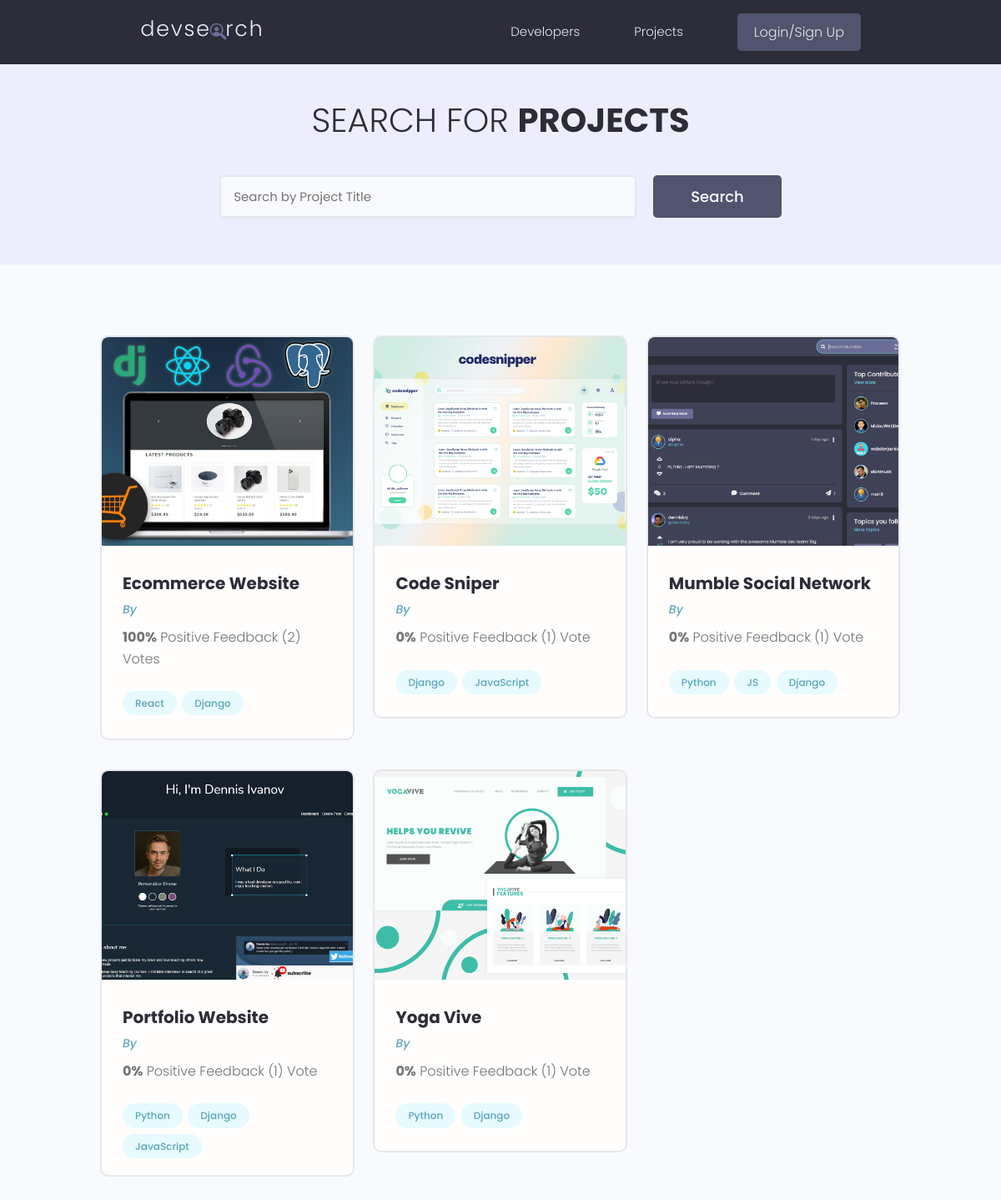
/projects/, run on the app's committed database.
### projects/models.py (models this page shows, shortened)
class Project(models.Model):
    owner = models.ForeignKey(
        Profile, null=True, blank=True, on_delete=models.CASCADE)
    title = models.CharField(max_length=200)
    description = models.TextField(null=True, blank=True)
    featured_image = models.ImageField(
        null=True, blank=True, default="default.jpg")
    demo_link = models.CharField(max_length=2000, null=True, blank=True)
    source_link = models.CharField(max_length=2000, null=True, blank=True)
    tags = models.ManyToManyField('Tag', blank=True)
    vote_total = models.IntegerField(default=0, null=True, blank=True)
    vote_ratio = models.IntegerField(default=0, null=True, blank=True)
    created = models.DateTimeField(auto_now_add=True)
    id = models.UUIDField(default=uuid.uuid4, unique=True,
                          primary_key=True, editable=False)
    class Meta:
        ordering = ['-vote_ratio', '-vote_total', 'title']
    @property
    def imageURL(self):
        try:
            url = self.featured_image.url
        except:
            url = ''
        return url

class Tag(models.Model):
    name = models.CharField(max_length=200)
    created = models.DateTimeField(auto_now_add=True)
    id = models.UUIDField(default=uuid.uuid4, unique=True,
                          primary_key=True, editable=False)
    def __str__(self):
        return self.name

### projects/views.py (the view)
# urls.py: path('projects/', views.getProjects),
def projects(request):
    projects, search_query = searchProjects(request)
    custom_range, projects = paginateProjects(request, projects, 6)
    context = {'projects': projects,
               'search_query': search_query, 'custom_range': custom_range}
    return render(request, 'projects/projects.html', context)

### projects/utils.py (called while the page is built)
def paginateProjects(request, projects, results):
    page = request.GET.get('page')
    paginator = Paginator(projects, results)
    try:
        projects = paginator.page(page)
    except PageNotAnInteger:
        page = 1
        projects = paginator.page(page)
    except EmptyPage:
        page = paginator.num_pages
        projects = paginator.page(page)
    leftIndex = (int(page) - 4)
    if leftIndex < 1:
        leftIndex = 1
    rightIndex = (int(page) + 5)
    if rightIndex > paginator.num_pages:
        rightIndex = paginator.num_pages + 1
    custom_range = range(leftIndex, rightIndex)
    return custom_range, projects

def searchProjects(request):
    search_query = ''
    if request.GET.get('search_query'):
        search_query = request.GET.get('search_query')
    tags = Tag.objects.filter(name__icontains=search_query)
    projects = Project.objects.distinct().filter(
        Q(title__icontains=search_query) |
        Q(description__icontains=search_query) |
        Q(owner__name__icontains=search_query) |
        Q(tags__in=tags)
    )
    return projects, search_query

### projects/templates/projects/projects.html (shortened to what this page needs)
{% extends 'main.html' %}
{% block content %}
<main class="projects">
    <section class="hero-section text-center">
        <div class="container container--narrow">
            <div class="hero-section__box">
                <h2>Search for <span>Projects</span></h2>
            </div>
            <div class="hero-section__search">
                <form id='searchForm' class="form" action="{% url 'projects' %}" method="get">
                    <div class="form__field">
                        <input class="input input--text" id="formInput#search" type="text" name="search_query"
                            placeholder="Search by Project Title" value="{{search_query}}" />
                    </div>
                    <input class="btn btn--sub btn--lg" type="submit" value="Search" />
                </form>
            </div>
        </div>
    </section>
    <section class="projectsList">
        <div class="container">
            <div class="grid grid--three">
                {% for project in projects %}
                <div class="column">
                    <div class="card project">
                        <a href="{% url 'project' project.id %}" class="project">
                            <img class="project__thumbnail" src="{{project.imageURL}}" alt="project thumbnail" />
                            <div class="card__body">
                                <h3 class="project__title">{{project.title}}</h3>
                                <p><a class="project__author" href="{% url 'user-profile' project.owner.id %}">By
                                        {{project.owner.name}}</a>
                                </p>
                                <p class="project--rating">
                                    <span style="font-weight: bold;">{{project.vote_ratio}}%</span> Positive
                                    Feedback ({{project.vote_total}}) Vote{{project.vote_total|pluralize:"s"}}
                                </p>
                                <div class="project__tags">
                                    {% for tag in project.tags.all %}
                                    <span class="tag tag--pill tag--main">
                                        <small>{{tag}}</small>
                                    </span>
                                    {% endfor %}
                                </div>
                            </div>
                        </a>
                    </div>
                </div>
                {% endfor %}
            </div>
        </div>
    </section>
</main>
{% endblock %}

### templates/main.html (shortened to what this page needs)
<!DOCTYPE html>
{% load static %}
<html>
<head>
    <link rel="stylesheet" href="https://cdn.iconmonstr.com/1.3.0/css/iconmonstr-iconic-font.min.css" />
    <link rel="stylesheet" href="{% static 'uikit/styles/uikit.css' %}" />
    <link rel="stylesheet" href="{% static 'styles/app.css' %}" />
</head>
<body>
    {% include 'navbar.html' %}
    {% block content %}
    {% endblock content %}
</body>
</html>

### templates/navbar.html (shortened to what this page needs)
{% load static %}
<header class="header">
    <div class="container container--narrow">
        <a href="{% url 'profiles' %}" class="header__logo">
            <img src="{% static 'images/logo.svg' %} " alt="DevSearch Logo" />
        </a>
        <nav class="header__nav">
            <ul class="header__menu">
                <li class="header__menuItem"><a href="{% url 'profiles' %}">Developers</a></li>
                <li class="header__menuItem"><a href="{% url 'projects' %}">Projects</a></li>
                {% if request.user.is_authenticated %}
                <li class="header__menuItem"><a href="{% url 'inbox' %}">Inbox</a></li>
                <li class="header__menuItem"><a href="{% url 'account' %}">Account</a></li>
                <li class="header__menuItem"><a href="{% url 'logout' %}" class="btn btn--sub">Logout</a></li>
                {% else %}
                <li class="header__menuItem"><a href="{% url 'login' %}" class="btn btn--sub">Login/Sign Up</a></li>
                {% endif %}
            </ul>
        </nav>
    </div>
</header>

### static/styles/app.css (style rules this page uses)
:root { --color-sub: #2d2d39; }
.btn--sub { background-color: var(--color-sub-light); }
.card { border: 2px solid var(--color-light); }
img { width: 100%; }
.header { position: sticky; z-index: 111; background-color: var(--color-sub); padding: 1.5rem 0; }
.header > .container { display: flex; justify-content: space-between; align-items: center; }
.header__logo > img { height: 3.8rem; }
.header__nav > ul { display: inline-flex; align-items: center; list-style: none; gap: 6.5rem; }
.header__menuItem > a { color: var(--color-light); font-weight: 300; }
.hero-section { height: 40vh; display: flex; align-items: center; background-color: var(--color-sub); }
.hero-section__box { margin-bottom: 4rem; }
.hero-section__box > h2, .hero-section__box > h2 > span { font-size: 4rem; color: var(--color-light); line-height: 1.3; text-transform: uppercase; }
.hero-section__box > h2 { font-weight: 300; }
.hero-section__box > h2 > span { font-weight: 700; }
.hero-section__search > .form { display: flex; align-items: center; justify-content: center; gap: 2rem; }
.hero-section__search > .form input.input--text { width: 50rem; }
.project__author { font-size: 1.4rem; font-style: italic; }
.project--rating { margin-bottom: 1.6em; margin-top: .5em; }
.projects > .hero-section { background: var(--color-sub-lighter); height: 30vh; }
.projects .hero-section__box { margin-bottom: 2.5rem; }
.projects .hero-section__box > h2 { color: var(--color-sub); }
.projects .hero-section__box > h2 > span { font-weight: 700; color: var(--color-sub); }
.projectsList { margin-top: 8rem; }
.project__thumbnail { height: 25rem; object-fit: cover; object-position: top center; }
.project__title { font-size: 2rem; font-weight: 700; color: var(--color-sub); }

### static/uikit/styles/modules/_variables.css (style rules this page uses)
:root { --color-main: #5aa5b9; --color-main-light: #e6faff; --color-sub: #3f4156; --color-sub-light: #51546e; --color-sub-lighter: #ededfd; --color-text: #737373; --color-gray: #8b8b8b; --color-light: #e5e7eb; --color-light-gray: #767676; --color-bg: #f8fafd; --color-white: #fffefd; --color-white-light: #f3f3f3; --color-success: #359e64; --color-success-bg: #def8e8; --color-error: #fc4b0b; --color-error-bg: #fff2ee; --font-base: 'Poppins', arial, helvetica, 'Segoe UI', roboto, ubuntu, sans-serif; --font-monospace: 'Fira Code', 'Courier New', courier, monospace; --font-regular: 300; --font-medium: 500; --font-bold: 700; --generic-shadow: 1px 1px 5px #00000010; --generic-transition: all 0.3s ease-in-out; }

### static/uikit/styles/modules/_base.css (style rules this page uses)
* { margin: 0; padding: 0; box-sizing: border-box; text-rendering: optimizeLegibility; color: inherit; font-size: inherit; }
html { font-size: 50%; }
@media only screen and (min-width: 480px) { html { font-size: 56.25%; } }
@media only screen and (min-width: 1200px) { html { font-size: 62.5%; } }
body { line-height: 1.6; font-weight: 400; font-size: 1.5rem; color: var(--color-text); background-color: var(--color-bg); min-height: 100vh; }

### static/uikit/styles/modules/_typography.css (style rules this page uses)
* { font-family: var(--font-base); }
h2 { font-size: 3.6rem; font-weight: var(--font-bold); }
h3 { font-size: 3.2rem; font-weight: var(--font-medium); }
p, span, strong { font-size: 1.6rem; color: var(--color-text); font-weight: var(--font-regular); }
a { padding-bottom: 2px; text-decoration: none; display: inline-block; color: var(--color-main); font-weight: var(--font-medium); }

### static/uikit/styles/modules/_utilities.css (style rules this page uses)
.container { width: 92%; max-width: 165rem; margin: 0 auto; box-sizing: border-box; }
.container--narrow { width: 92%; max-width: 120rem; }
@media screen and (min-width: 1000px) { .container { width: 90%; } }
@media screen and (min-width: 1000px) { .container--narrow { width: 85%; } }
@media screen and (min-width: 1200px) { .container { width: 80%; } }
@media screen and (min-width: 1200px) { .container--narrow { width: 72%; } }
.text-center { text-align: center; }

### static/uikit/styles/modules/_button.css (style rules this page uses)
.btn { display: inline-block; position: relative; cursor: pointer; background-color: var(--color-light); font-weight: var(--font-medium); color: var(--color-sub); text-decoration: none; padding: 1rem 2rem; border-radius: 0.5rem; border: none; width: -webkit-fit-content; width: -moz-fit-content; width: fit-content; height: -webkit-fit-content; height: -moz-fit-content; height: fit-content; font-size: 1.6rem; outline-width: 0; outline-color: transparent; -webkit-backface-visibility: hidden; backface-visibility: hidden; transition: all 0.3s ease-in-out; }
.btn--sub { background-color: var(--color-sub); color: var(--color-white); }
.btn--lg { font-size: 1.8rem; padding: 1.2rem 4.5rem; }

### data on the page
Project: imageURL (picture), title "Ecommerce Website", vote_ratio "100", vote_total "2"
Tag: name "React"
Tag: name "Django"
Project: imageURL (picture), title "Code Sniper", vote_ratio "0", vote_total "1"
Tag: name "JavaScript"
Project: imageURL (picture), title "Mumble Social Network", vote_ratio "0", vote_total "1"
Tag: name "Python"
Tag: name "JS"
Project: imageURL (picture), title "Portfolio Website", vote_ratio "0", vote_total "1"
Project: imageURL (picture), title "Yoga Vive", vote_ratio "0", vote_total "1"
